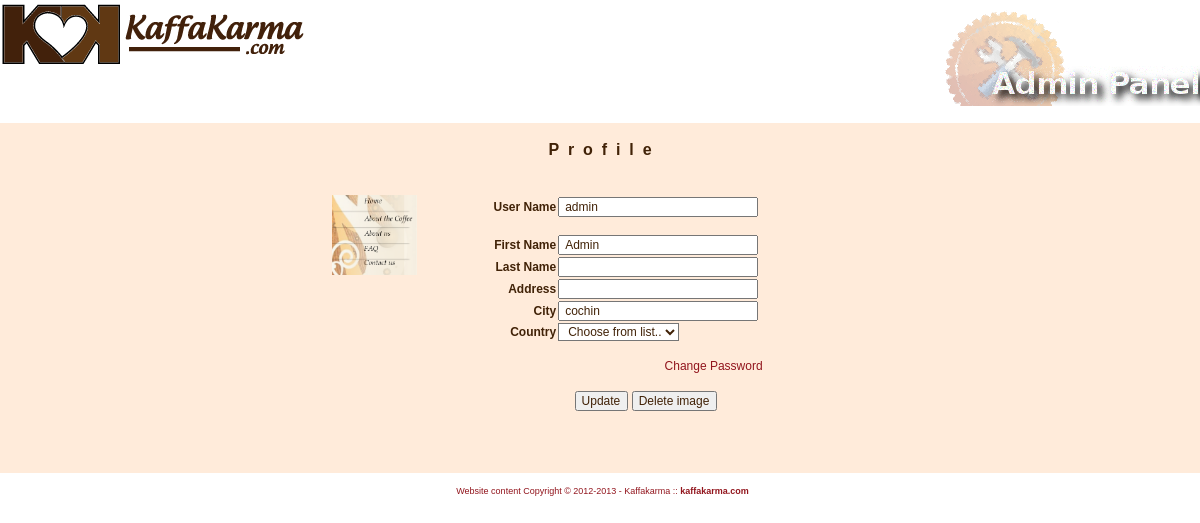
The app's page /profile.php (signed in) with its own data.
### tables this page shows
CREATE TABLE IF NOT EXISTS `users` (
  `id` int(10) unsigned NOT NULL AUTO_INCREMENT,
  `user_name` varchar(100) NOT NULL DEFAULT '',
  `userpassword` varchar(32) NOT NULL DEFAULT '',
  `usertype_id` tinyint(3) unsigned NOT NULL DEFAULT '3',
  `firstname` varchar(100) NOT NULL DEFAULT '',
  `lastname` varchar(100) NOT NULL DEFAULT '',
  `emailid` varchar(100) NOT NULL DEFAULT '',
  `address` varchar(255) DEFAULT NULL,
  `city_id` varchar(100) DEFAULT NULL,
  `state_id` int(10) unsigned DEFAULT NULL,
  `country_id` smallint(5) unsigned DEFAULT NULL,
  `ipaddress` varchar(16) DEFAULT NULL,
  `registrationdate` datetime NOT NULL,
  `lastlogin` datetime DEFAULT NULL,
  `userstatus_id` tinyint(3) unsigned NOT NULL DEFAULT '2',
  `image` varchar(255) DEFAULT NULL,
  `securityquestion_id` int(11) DEFAULT NULL,
  `answer` varchar(255) DEFAULT NULL,
  PRIMARY KEY (`id`),
  UNIQUE KEY `user_name` (`user_name`),
  KEY `usertype_id` (`usertype_id`),
  KEY `userstatus_id` (`userstatus_id`)
);

CREATE TABLE IF NOT EXISTS `cities` (
  `id` int(10) unsigned NOT NULL AUTO_INCREMENT,
  `city_name` varchar(100) NOT NULL DEFAULT '',
  `state_id` int(10) unsigned DEFAULT NULL,
  `country_id` int(10) unsigned DEFAULT NULL,
  PRIMARY KEY (`id`),
  UNIQUE KEY `country_id` (`country_id`,`state_id`,`city_name`),
  KEY `state_id` (`state_id`)
);

### profile.php (called while the page is built, shortened)
<?php session_start();
$current_url = $_SERVER['PHP_SELF'];
require(ROOT_PATH.'include/class/class_gspage/class_gspage.php');
$page = new gsPage;
    $page->current_url = $current_url;
    $page->title = "Kaffakarma.com";
    $page->page_name = 'profile';
    $page->layout = 'default.html';
    $page->conf_list = array("conf.php");
    $page->menuconf_list = array("menu_conf.php");
    $page->connection_list = array("connection.php",);
    $page->function_list = array("functions.php","image.php");
    $page->class_list = array("class_user.php","class_city.php","class_country.php","class_image.php");
    $index=0;
    $content_list[$index]['file_name']='inc_language.php';
    $content_list[$index]['var_name']='language';
    $index++;
    $content_list[$index]['file_name']='inc_menu.php';
    $content_list[$index]['var_name']='menu';
    $page->content_list = $content_list;
    $page->plugin_path = 'plugins/user/';
    $page->plugin = 'profile';
    $page->get_plugin();
?>

### plugins/user/profile/conf/profile.php (called while the page is built, shortened)
<?php
$CAP_pagecaption = "P&nbsp;&nbsp;r&nbsp;&nbsp;o&nbsp;&nbsp;f&nbsp;&nbsp;i&nbsp;&nbsp;l&nbsp;&nbsp;e";
$CAP_username = "User Name";
$CAP_firstname = "First Name";
$CAP_lastname = "Last Name";
$CAP_address = "Address";
$CAP_city = "City";
$CAP_country = "Country";
$CAP_LIN_change_password = "Change Password";
$LIN_file_name_change_password = "change_passwd.php";
$CAP_OBJ_update = "Update";
$CAP_OBJ_delete_image = "Delete image";
?>

### plugins/user/profile/code/profile.php (called while the page is built, shortened)
<?php
 $myuser = new User();
 $myuser->connection = $myconnection;
 $myuser->usertype_id = $_SESSION[SESSION_TITLE.'usertypeid'];
 $mycity = new City();
 $mycity->connection = $myconnection;
$myuser->id = $_SESSION[SESSION_TITLE.'userid'];
$data_user = $myuser->get_detail();
$image = $myuser->image;
if ( $myuser->image != "" ) {
    $ext = explode('.', $myuser->image);
    $ext = $ext[count($ext)-1];
    $user_image = USER_DIR . $myuser->id . '.' . $ext;
}else{
    $user_image = USER_DIR . 'user.gif';
}
if ( $myuser->city_id != "" ){
    $mycity->id = $myuser->city_id;
    $mycity->get_detail();
    $city_name = $mycity->city_name;
}
 ?>

### include/class/class_user/class_user.php (called while the page is built, shortened)
<?php
class User {
    var $connection;
    var $id = gINVALID;
    function User ( $id="",$uname="",$pass="",$connection="",$usertype_id = USERTYPE_REGISTERED_USER,$userstatus_id = USERSTATUS_TO_BE_ACTIVATED ){
        $this->id = $id;
        $this->connection=$connection;
    }
    function get_detail(){
        $strSQL = "SELECT * FROM users WHERE id = ".$this->id;
        $rsRES = mysql_query($strSQL,$this->connection) or die(mysql_error(). $strSQL );
        if ( mysql_num_rows($rsRES) > 0 ){
                $this->id = mysql_result($rsRES,0,'id');
                $this->user_name = mysql_result($rsRES,0,'user_name');
                $this->firstname = mysql_result($rsRES,0,'firstname');
                $this->lastname = mysql_result($rsRES,0,'lastname');
                $this->address = mysql_result($rsRES,0,'address');
                $this->city_id = mysql_result($rsRES,0,'city_id');
                $this->image = mysql_result($rsRES,0,'image');
                return true;
        }
        else{
            return false;
        }
    }
}
?>

### include/class/class_city/class_city.php (called while the page is built, shortened)
<?php
class City {
    var $connection;
    var $id = gINVALID;
function get_detail(){
    $strSQL = "SELECT C.id AS id,C.city_name AS city_name,C.state_id AS state_id,S.state_name AS state_name,";
    $strSQL .= "C.country_id AS country_id, CO.country_name AS country_name ";
    $strSQL .= "FROM ((cities C LEFT JOIN countries CO ON C.country_id = CO.id) ";
    $strSQL .= " LEFT JOIN states S ON C.state_id = S.id ) WHERE ";
    $strSQL .= " C.id = '".$this->id."'";
    $rsRES = mysql_query($strSQL,$this->connection) or die ( mysql_error() . $strSQL );
    if ( mysql_num_rows($rsRES) > 0 ){
        $this->id = mysql_result($rsRES,0,'id');
        $this->city_name = mysql_result($rsRES,0,'city_name');
        $this->state_id = mysql_result($rsRES,0,'state_id');
        $this->state_name = mysql_result($rsRES,0,'state_name');
        $this->country_id = mysql_result($rsRES,0,'country_id');
        $this->country_name = mysql_result($rsRES,0,'country_name');
        $cities = array();$i=0;
        $cities[$i]["id"] =  $this->id;
        $cities[$i]["city_name"] = $this->city_name;
        $cities[$i]["state_id"] = $this->state_id;
        $cities[$i]["state_name"] = $this->state_name;
        $cities[$i]["country_id"] = $this->country_id;
        $cities[$i]["country_name"] = $this->country_name;
        return $cities ;
    }else{
        $this->error_number = 2;
        $this->error_description="Contact administrator to get its details";
        return false;
    }
}
}
?>

### include/page_conf/g_pageconf.php (called while the page is built, shortened)
<?php
$g_obj_select_default_text = "Choose from list..";
?>

### include/functions/functions.php (the view, shortened to what this page needs)
<?php
function populate_list_array($objname, $array_list, $value_array, $display_array, $defaultvalue=-1,$disable=false){
GLOBAL $g_obj_select_default_text;
?>
<select  name="<?php echo $objname; ?>" <?php if ($disable == true){?> disabled="true"<?php } ?> >
	<option selected="selected" value="-1"><?php echo $g_obj_select_default_text ?></option>
</select>
<?php }
?>

### plugins/user/profile/form/profile.php (shortened to what this page needs)
<br /> <form  name="frmfeedback" method="post" action="<?php echo $current_url; ?>" onsubmit="return validate_prof(frmfeedback);" enctype="multipart/form-data">
            <table align="center" border="0" cellpadding="0" cellspacing="4" style="width:550px;" >
                <tr>
                    <td colspan="2" align="center" class="page_caption">
                    <?php echo $CAP_pagecaption ?>
                    </td>
                </tr>
                <tr>
                    <td colspan="2" align="center" class="errormessage">
                        if(isset($strERR)) echo $strERR;?><br /><br />
                    </td>
                </tr>
                <tr>
                    <td valign="top" align="right">
                        <img  src="<?php echo$user_image?>" height="80px" align="right">
                    </td>
                    <td>
                        <TABLE style="width:450px;" align="center">
                            <tr>
                                <td style="width:30%" align="right">
                                    <b><?php echo $CAP_username ?> </b>
                                </td>
                                <td >
                                    <input readonly="true" style="width:200px;" align = "center" type="text" name="txtusername" value="<?php if(isset($_POST['txtusername'])){echo $_POST['txtusername'];}else{echo $myuser->user_name;}?>"  >
                                </td>
                            </tr>
                            <tr>
                                <td style="width:30%" align="right" >&nbsp;</td>
                                <td >&nbsp;</td>
                            </tr>
                            <tr>
                                <td style="width:30%" align="right">
                                    <b><?php echo $CAP_firstname ?> </b>
                                </td>
                                <td >
                                    <input style="width:200px;" align = "center" type="text" name="txtfirstname" value="<?php if(isset($_POST['txtfirstname'])){echo $_POST['txtfirstname'];}else{echo $myuser->firstname;}?>"  >
                                </td>
                            </tr>
                            <tr>
                                <td style="width:30%" align="right">
                                    <b><?php echo $CAP_lastname ?> </b>
                                </td>
                                <td >
                                    <input style="width:200px;" align = "center" type="text" name="txtlastname" value="<?php if(isset($_POST['txtlastname'])){echo $_POST['txtlastname'];}else{echo $myuser->lastname;}?>"  >
                                </td>
                            </tr>
                            <tr>
                                <td style="width:30%" align="right">
                                    <b><?php echo $CAP_address ?> </b>
                                </td>
                                <td >
                                    <input style="width:200px;" align = "center" type="text" name="txtaddress" value="<?php if(isset($_POST['txtaddress'])){echo $_POST['txtaddress'];}else{echo $myuser->address;}?>"  >
                                </td>
                            </tr>
                            <tr>
                                <td style="width:30%" align="right">
                                    <b><?php echo $CAP_city ?> </b>
                                </td>
                                <td >
                                    <input style="width:200px;" align = "center" type="text" name="txtcity" value="<?php if(isset($_POST['txtcity'])){echo $_POST['txtcity'];}else{echo $city_name;}?>"  >
                                </td>
                            </tr>
                            <tr>
                                <td style="width:30%" align="right">
                                    <b><?php echo $CAP_country ?></b>
                                </td>
                                <td >
                                    <?php
                                    if(isset($_POST['lstcountry'])){$countryid = $_POST['lstcountry'];}else{$countryid = $myuser->country_id;}
                                    populate_list_array("lstcountry", $data_country, "id", "country", $defaultvalue=$countryid,$disable=false);
                                    ?>
                                </td>
                            </tr>
                            <tr>
                                <td style="width:30%" align="right" >&nbsp;</td>
                                <td >&nbsp;</td>
                            </tr>
                            <tr>
                                <td style="width:30%" align="right" >&nbsp;</td>
                                <td align="center" ><A href="<?php echo $LIN_file_name_change_password ?>" name="change password"><?php echo $CAP_LIN_change_password ?></A></td>
                            </tr>
                            <tr>
                                <td style="width:30%" align="right" >&nbsp;</td>
                                <td >&nbsp;</td>
                            </tr>
                            <tr>
                                <td colspan="2" align="center"><input type="submit" name="submit" value="<?php echo $CAP_OBJ_update ?>" onClick="return validate_prof(frmfeedback);">
                                <?php if ( $image != "" ) {?>
                                <input type="submit" name="delete" value="<?php echo $CAP_OBJ_delete_image ?>" onClick="return delete_image();"><input type="hidden" name="h_image" value="<?php echo $image ?>">
                                <?php }?>
                                </td>
                            </tr>
                        </TABLE>
                    </td>
                </tr>
                <tr>
                    <td colspan="2" align="center"><br />
                    </td>
                </tr>
            </table>
            </form>

### css/default.css (style rules this page uses)
body,div,p,td,h1,h2,h3 { color:#412207;font-family:Verdana,Arial,sans-serif;font-size:12px;margin:0;padding:0; }
ul,li,input { color:#412207;font-family:Verdana,Arial,sans-serif;font-size:12px;margin:0;padding-left:5px; }
input[text],select,textarea { background-color:#FFFFFF; color:#412207;font-family:Verdana,Arial,sans-serif;font-size:12px;margin:0;padding-left:5px; }
body { background-image: url(../images/page_bg.jpg); background-color:#FFFFFF; margin-bottom:0px; margin-left:0px; margin-right:0px; margin-top:0px; }
a { color:#92151D; text-decoration: none; }
#maintable { width:100%; height:400px; border:0px; padding:0px; }
#footer { color:#92151D; text-align:center; height:25px; vertical-align:middle; font-size:9px; }
#footer a { color:#92151D; text-decoration: none; font-weight:bold; font-size:9px; }
.page_caption { font-weight : bold; text-align:center; font-size:16px; }
.errormessage { font-weight : bold; text-align:center; color:#92151D; }

### records on screen
users: txtusername "admin", txtfirstname "Admin"
cities: txtcity "cochin"

### other values on screen
$CAP_pagecaption "P r o f i l e"
$CAP_username "User Name"
$CAP_firstname "First Name"
$CAP_lastname "Last Name"
$CAP_address "Address"
$CAP_city "City"
$CAP_country "Country"
$CAP_LIN_change_password "Change Password"
form field lstcountry "Choose from list.."
